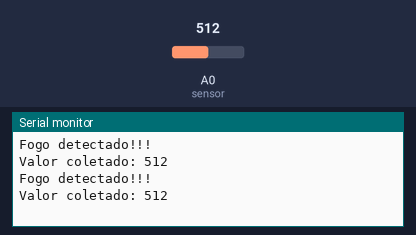
This sketch was run on a simulated Arduino Uno, built with avr-gcc and run on an emulated ATmega328P. On the bench: the last lines printed to the serial monitor. The inputs (shaded band) are chosen by the test bench; at power-on: A0 (sensor) = 512.

Above: at 2.2 s.
2.3 s: A0 (sensor) set to 716
At 3.8 s:
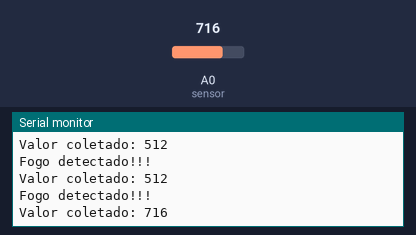
4.2 s: A0 (sensor) set to 900
At 4.9 s:
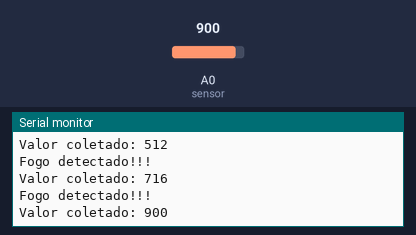
Timing chart, 0 to 7.2 s (numbered marks = the images above; inputs shaded):
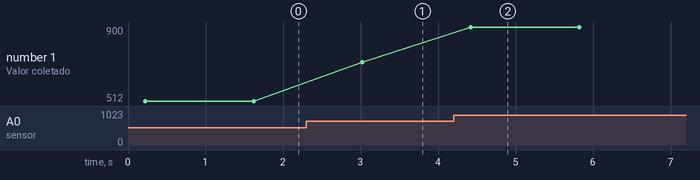

Measured:
- after the input at 2.3 s, the serial monitor: prints a new line after 0.72 s (image 1)
- after the input at 4.2 s, the serial monitor: prints a new line after 0.23 s (image 2)
- plotted number 1: 512 → 716 after the input at 2.3 s, 716 → 900 after the input at 4.2 s

The sketch:

SensorChamasP22.ino
```cpp
//Pino do Arduino ao qual o sensor está conectado
int sensor = A0;
int valor = 0;

void setup() {
  // Inicia a comunicação serial para que seja possível exibir
  // Mensagens de log
  Serial.begin(9600);
}

void loop() {
  // Lê o valor detectado pelo sensor
  valor = analogRead(sensor);
  /**
   * Verifica se o valor detectado é maior ou igual a 40
   * Caso essa condição seja verdadeira exibe o valor detectado
   * E printa uma mensagem no minitor serial
   */
  delay(200);
  if(valor >= 40){
    Serial.println("\n\nFogo detectado!!! ");
    Serial.print("Valor coletado: ");
    Serial.println(valor);
    delay(1200);
  }
}
```
